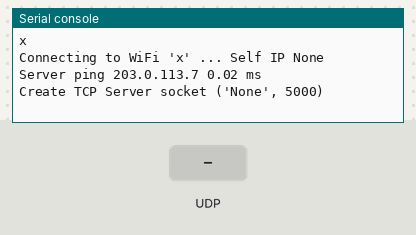
The program below on a simulated CircuitPython board. On the bench: the last lines printed to the serial console. Inputs (shaded band) come from the test bench. Values from a settings file that is not in the repository are placeholders.

Above: at 1.2 s.
1.3 s: UDP packet "1" arrives
At 2.1 s:
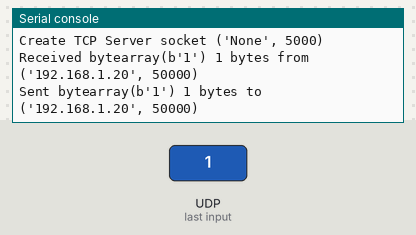
2.8 s: UDP packet "on" arrives
At 3.2 s:
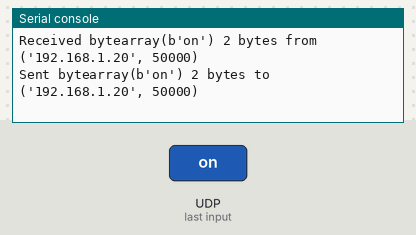
4.3 s: UDP packet "off" arrives
At 5.6 s:
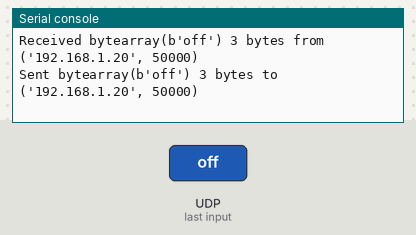

The program:

code.py
```python
'''
Pi Pico W: UDP Server communicate with UDP Client (PyCharm)
'''
import wifi
import socketpool
import ipaddress
import time
import os

HOST = ""  # see below
PORT = 5000
TIMEOUT = None
BACKLOG = 2
MAXBUF = 256

# Get wifi details from a settings.toml file
print(os.getenv("test_env_file"))
ssid = os.getenv("WIFI_SSID")
password = os.getenv("WIFI_PASSWORD")
print("Connecting to WiFi '{}' ... ".format(ssid), end="")
pool = socketpool.SocketPool(wifi.radio)


print("Self IP", wifi.radio.ipv4_address)
HOST = str(wifi.radio.ipv4_address)
server_ipv4 = ipaddress.ip_address(pool.getaddrinfo(HOST, PORT)[0][4][0])
print("Server ping", server_ipv4, wifi.radio.ping(server_ipv4), "ms")

print("Create TCP Server socket", (HOST, PORT))
s = pool.socket(pool.AF_INET, pool.SOCK_DGRAM)
s.settimeout(TIMEOUT)

s.bind((HOST, PORT))

buf = bytearray(MAXBUF)

while True:
    size, addr = s.recvfrom_into(buf)
    print("Received", buf[:size], size, "bytes from", addr)

    size = s.sendto(buf[:size], addr)
    print("Sent", buf[:size], size, "bytes to", addr)
```

Measured:
- after the input at 1.3 s, the serial console: prints a new line at once (image 1)
- after the input at 2.8 s, the serial console: prints a new line at once (image 2)
- after the input at 4.3 s, the serial console: prints a new line at once (image 3)
